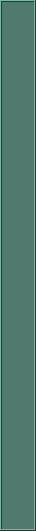
   <widget class="QFrame" name="frame_8">
    <property name="geometry">
     <rect>
      <x>609</x>
      <y>90</y>
      <width>36</width>
      <height>531</height>
     </rect>
    </property>
    <property name="palette">
     <palette>
      <active>
       <colorrole role="WindowText">
        <brush brushstyle="SolidPattern">
         <color alpha="255">
          <red>185</red>
          <green>198</green>
          <blue>185</blue>
         </color>
        </brush>
       </colorrole>
       <colorrole role="Button">
        <brush brushstyle="SolidPattern">
         <color alpha="255">
          <red>81</red>
          <green>121</green>
          <blue>109</blue>
         </color>
        </brush>
       </colorrole>
       <colorrole role="Light">
        <brush brushstyle="SolidPattern">
         <color alpha="255">
          <red>121</red>
          <green>182</green>
          <blue>164</blue>
         </color>
        </brush>
       </colorrole>
       <colorrole role="Midlight">
        <brush brushstyle="SolidPattern">
         <color alpha="255">
          <red>101</red>
          <green>151</green>
          <blue>136</blue>
         </color>
        </brush>
       </colorrole>
       <colorrole role="Dark">
        <brush brushstyle="SolidPattern">
         <color alpha="255">
          <red>40</red>
          <green>60</green>
          <blue>54</blue>
         </color>
        </brush>
       </colorrole>
       <colorrole role="Mid">
        <brush brushstyle="SolidPattern">
         <color alpha="255">
          <red>54</red>
          <green>80</green>
          <blue>72</blue>
         </color>
        </brush>
       </colorrole>
       <colorrole role="Text">
        <brush brushstyle="SolidPattern">
         <color alpha="255">
          <red>185</red>
          <green>198</green>
          <blue>185</blue>
         </color>
        </brush>
       </colorrole>
       <colorrole role="BrightText">
        <brush brushstyle="SolidPattern">
         <color alpha="255">
          <red>255</red>
          <green>255</green>
          <blue>255</blue>
         </color>
        </brush>
       </colorrole>
       <colorrole role="ButtonText">
        <brush brushstyle="SolidPattern">
         <color alpha="255">
          <red>255</red>
          <green>255</green>
          <blue>255</blue>
         </color>
        </brush>
       </colorrole>
       <colorrole role="Base">
        <brush brushstyle="SolidPattern">
         <color alpha="255">
          <red>0</red>
          <green>0</green>
          <blue>0</blue>
         </color>
        </brush>
       </colorrole>
       <colorrole role="Window">
        <brush brushstyle="SolidPattern">
         <color alpha="255">
          <red>81</red>
          <green>121</green>
          <blue>109</blue>
         </color>
        </brush>
       </colorrole>
       <colorrole role="Shadow">
        <brush brushstyle="SolidPattern">
         <color alpha="255">
          <red>0</red>
          <green>0</green>
          <blue>0</blue>
         </color>
        </brush>
       </colorrole>
       <colorrole role="AlternateBase">
        <brush brushstyle="SolidPattern">
         <color alpha="255">
          <red>40</red>
          <green>60</green>
          <blue>54</blue>
         </color>
        </brush>
       </colorrole>
       <colorrole role="ToolTipBase">
        <brush brushstyle="SolidPattern">
         <color alpha="255">
          <red>255</red>
          <green>255</green>
          <blue>220</blue>
         </color>
        </brush>
       </colorrole>
       <colorrole role="ToolTipText">
        <brush brushstyle="SolidPattern">
         <color alpha="255">
          <red>0</red>
          <green>0</green>
          <blue>0</blue>
         </color>
        </brush>
       </colorrole>
      </active>
      <inactive>
       <colorrole role="WindowText">
        <brush brushstyle="SolidPattern">
         <color alpha="255">
          <red>185</red>
          <green>198</green>
          <blue>185</blue>
         </color>
        </brush>
       </colorrole>
       <colorrole role="Button">
        <brush brushstyle="SolidPattern">
         <color alpha="255">
          <red>81</red>
          <green>121</green>
          <blue>109</blue>
         </color>
        </brush>
       </colorrole>
       <colorrole role="Light">
        <brush brushstyle="SolidPattern">
         <color alpha="255">
          <red>121</red>
          <green>182</green>
          <blue>164</blue>
         </color>
        </brush>
       </colorrole>
       <colorrole role="Midlight">
        <brush brushstyle="SolidPattern">
         <color alpha="255">
          <red>101</red>
          <green>151</green>
          <blue>136</blue>
         </color>
        </brush>
       </colorrole>
       <colorrole role="Dark">
        <brush brushstyle="SolidPattern">
         <color alpha="255">
          <red>40</red>
          <green>60</green>
          <blue>54</blue>
         </color>
        </brush>
       </colorrole>
       <colorrole role="Mid">
        <brush brushstyle="SolidPattern">
         <color alpha="255">
          <red>54</red>
          <green>80</green>
          <blue>72</blue>
         </color>
        </brush>
       </colorrole>
       <colorrole role="Text">
        <brush brushstyle="SolidPattern">
         <color alpha="255">
          <red>185</red>
          <green>198</green>
          <blue>185</blue>
         </color>
        </brush>
       </colorrole>
       <colorrole role="BrightText">
        <brush brushstyle="SolidPattern">
         <color alpha="255">
          <red>255</red>
          <green>255</green>
          <blue>255</blue>
         </color>
        </brush>
       </colorrole>
       <colorrole role="ButtonText">
        <brush brushstyle="SolidPattern">
         <color alpha="255">
          <red>255</red>
          <green>255</green>
          <blue>255</blue>
         </color>
        </brush>
       </colorrole>
       <colorrole role="Base">
        <brush brushstyle="SolidPattern">
         <color alpha="255">
          <red>0</red>
          <green>0</green>
          <blue>0</blue>
         </color>
        </brush>
       </colorrole>
       <colorrole role="Window">
        <brush brushstyle="SolidPattern">
         <color alpha="255">
          <red>81</red>
          <green>121</green>
          <blue>109</blue>
         </color>
        </brush>
       </colorrole>
       <colorrole role="Shadow">
        <brush brushstyle="SolidPattern">
         <color alpha="255">
          <red>0</red>
          <green>0</green>
          <blue>0</blue>
         </color>
        </brush>
       </colorrole>
       <colorrole role="AlternateBase">
        <brush brushstyle="SolidPattern">
         <color alpha="255">
          <red>40</red>
          <green>60</green>
          <blue>54</blue>
         </color>
        </brush>
       </colorrole>
       <colorrole role="ToolTipBase">
        <brush brushstyle="SolidPattern">
         <color alpha="255">
          <red>255</red>
          <green>255</green>
          <blue>220</blue>
         </color>
        </brush>
       </colorrole>
       <colorrole role="ToolTipText">
        <brush brushstyle="SolidPattern">
         <color alpha="255">
          <red>0</red>
          <green>0</green>
          <blue>0</blue>
         </color>
        </brush>
       </colorrole>
      </inactive>
      <disabled>
       <colorrole role="WindowText">
        <brush brushstyle="SolidPattern">
         <color alpha="255">
          <red>40</red>
          <green>60</green>
          <blue>54</blue>
         </color>
        </brush>
       </colorrole>
       <colorrole role="Button">
        <brush brushstyle="SolidPattern">
         <color alpha="255">
          <red>81</red>
          <green>121</green>
          <blue>109</blue>
         </color>
        </brush>
       </colorrole>
       <colorrole role="Light">
        <brush brushstyle="SolidPattern">
         <color alpha="255">
          <red>121</red>
          <green>182</green>
          <blue>164</blue>
         </color>
        </brush>
       </colorrole>
       <colorrole role="Midlight">
        <brush brushstyle="SolidPattern">
         <color alpha="255">
          <red>101</red>
          <green>151</green>
          <blue>136</blue>
         </color>
        </brush>
       </colorrole>
       <colorrole role="Dark">
        <brush brushstyle="SolidPattern">
         <color alpha="255">
          <red>40</red>
          <green>60</green>
          <blue>54</blue>
         </color>
        </brush>
       </colorrole>
       <colorrole role="Mid">
        <brush brushstyle="SolidPattern">
         <color alpha="255">
          <red>54</red>
          <green>80</green>
          <blue>72</blue>
         </color>
        </brush>
       </colorrole>
       <colorrole role="Text">
        <brush brushstyle="SolidPattern">
         <color alpha="255">
          <red>40</red>
          <green>60</green>
          <blue>54</blue>
         </color>
        </brush>
       </colorrole>
       <colorrole role="BrightText">
        <brush brushstyle="SolidPattern">
         <color alpha="255">
          <red>255</red>
          <green>255</green>
          <blue>255</blue>
         </color>
        </brush>
       </colorrole>
       <colorrole role="ButtonText">
        <brush brushstyle="SolidPattern">
         <color alpha="255">
          <red>40</red>
          <green>60</green>
          <blue>54</blue>
         </color>
        </brush>
       </colorrole>
       <colorrole role="Base">
        <brush brushstyle="SolidPattern">
         <color alpha="255">
          <red>81</red>
          <green>121</green>
          <blue>109</blue>
         </color>
        </brush>
       </colorrole>
       <colorrole role="Window">
        <brush brushstyle="SolidPattern">
         <color alpha="255">
          <red>81</red>
          <green>121</green>
          <blue>109</blue>
         </color>
        </brush>
       </colorrole>
       <colorrole role="Shadow">
        <brush brushstyle="SolidPattern">
         <color alpha="255">
          <red>0</red>
          <green>0</green>
          <blue>0</blue>
         </color>
        </brush>
       </colorrole>
       <colorrole role="AlternateBase">
        <brush brushstyle="SolidPattern">
         <color alpha="255">
          <red>81</red>
          <green>121</green>
          <blue>109</blue>
         </color>
        </brush>
       </colorrole>
       <colorrole role="ToolTipBase">
        <brush brushstyle="SolidPattern">
         <color alpha="255">
          <red>255</red>
          <green>255</green>
          <blue>220</blue>
         </color>
        </brush>
       </colorrole>
       <colorrole role="ToolTipText">
        <brush brushstyle="SolidPattern">
         <color alpha="255">
          <red>0</red>
          <green>0</green>
          <blue>0</blue>
         </color>
        </brush>
       </colorrole>
      </disabled>
     </palette>
    </property>
    <property name="frameShape">
     <enum>QFrame::Box</enum>
    </property>
    <property name="frameShadow">
     <enum>QFrame::Raised</enum>
    </property>
    <property name="lineWidth">
     <number>1</number>
    </property>
    <property name="midLineWidth">
     <number>0</number>
    </property>
    <widget class="QPushButton" name="pushButton_P3_openBranchJson">
     <property name="enabled">
      <bool>true</bool>
     </property>
     <property name="geometry">
      <rect>
       <x>3</x>
       <y>472</y>
       <width>25</width>
       <height>25</height>
      </rect>
     </property>
     <property name="text">
      <string/>
     </property>
     <property name="icon">
      <iconset>
       <normaloff>icons/publishToolIcon/option2-512.png</normaloff>icons/publishToolIcon/option2-512.png</iconset>
     </property>
     <property name="iconSize">
      <size>
       <width>25</width>
       <height>25</height>
      </size>
     </property>
     <property name="checkable">
      <bool>true</bool>
     </property>
     <property name="autoDefault">
      <bool>false</bool>
     </property>
     <property name="default">
      <bool>false</bool>
     </property>
     <property name="flat">
      <bool>true</bool>
     </property>
    </widget>
    <widget class="QPushButton" name="pushButton_P3_loadFile">
     <property name="enabled">
      <bool>true</bool>
     </property>
     <property name="geometry">
      <rect>
       <x>3</x>
       <y>440</y>
       <width>25</width>
       <height>25</height>
      </rect>
     </property>
     <property name="text">
      <string/>
     </property>
     <property name="icon">
      <iconset>
       <normaloff>icons/publishToolIcon/load60.png</normaloff>icons/publishToolIcon/load60.png</iconset>
     </property>
     <property name="iconSize">
      <size>
       <width>27</width>
       <height>25</height>
      </size>
     </property>
     <property name="checkable">
      <bool>true</bool>
     </property>
     <property name="autoDefault">
      <bool>false</bool>
     </property>
     <property name="default">
      <bool>false</bool>
     </property>
     <property name="flat">
      <bool>true</bool>
     </property>
    </widget>
    <widget class="QPushButton" name="pushButton_P3_processModeling">
     <property name="enabled">
      <bool>true</bool>
     </property>
     <property name="geometry">
      <rect>
       <x>5</x>
       <y>5</y>
       <width>25</width>
       <height>25</height>
      </rect>
     </property>
     <property name="text">
      <string/>
     </property>
     <property name="icon">
      <iconset>
       <normaloff>icons/publishToolIcon/processMod_C_OFF.png</normaloff>
       <normalon>icons/publishToolIcon/processMod_C_ON.png</normalon>
       <disabledoff>icons/publishToolIcon/processMod_C_OFF.png</disabledoff>
       <disabledon>icons/publishToolIcon/processMod_C_OFF.png</disabledon>
       <selectedon>icons/publishToolIcon/processMod_C_ON.png</selectedon>icons/publishToolIcon/processMod_C_OFF.png</iconset>
     </property>
     <property name="iconSize">
      <size>
       <width>25</width>
       <height>25</height>
      </size>
     </property>
     <property name="checkable">
      <bool>true</bool>
     </property>
     <property name="autoDefault">
      <bool>false</bool>
     </property>
     <property name="default">
      <bool>false</bool>
     </property>
     <property name="flat">
      <bool>true</bool>
     </property>
    </widget>
    <widget class="QPushButton" name="pushButton_P3_processTexture">
     <property name="enabled">
      <bool>true</bool>
     </property>
     <property name="geometry">
      <rect>
       <x>5</x>
       <y>31</y>
       <width>25</width>
       <height>25</height>
      </rect>
     </property>
     <property name="text">
      <string/>
     </property>
     <property name="icon">
      <iconset>
       <normaloff>icons/publishToolIcon/processText_C_OFF.png</normaloff>
       <normalon>icons/publishToolIcon/processTex_C_ON.png</normalon>
       <disabledoff>icons/publishToolIcon/processText_C_OFF.png</disabledoff>
       <disabledon>icons/publishToolIcon/processText_C_OFF.png</disabledon>
       <activeon>icons/publishToolIcon/processTex_C_ON.png</activeon>
       <selectedoff>icons/publishToolIcon/processText_C_OFF.png</selectedoff>
       <selectedon>icons/publishToolIcon/processTex_C_ON.png</selectedon>icons/publishToolIcon/processText_C_OFF.png</iconset>
     </property>
     <property name="iconSize">
      <size>
       <width>25</width>
       <height>25</height>
      </size>
     </property>
     <property name="checkable">
      <bool>true</bool>
     </property>
     <property name="autoDefault">
      <bool>false</bool>
     </property>
     <property name="default">
      <bool>false</bool>
     </property>
     <property name="flat">
      <bool>true</bool>
     </property>
    </widget>
    <widget class="QPushButton" name="pushButton_P3_processRigging">
     <property name="enabled">
      <bool>true</bool>
     </property>
     <property name="geometry">
      <rect>
       <x>5</x>
       <y>57</y>
       <width>25</width>
       <height>25</height>
      </rect>
     </property>
     <property name="text">
      <string/>
     </property>
     <property name="icon">
      <iconset>
       <normaloff>icons/publishToolIcon/processRig_C_OFF.png</normaloff>
       <normalon>icons/publishToolIcon/processRig_C_ON.png</normalon>
       <disabledoff>icons/publishToolIcon/processRig_C_OFF.png</disabledoff>
       <disabledon>icons/publishToolIcon/processRig_C_OFF.png</disabledon>
       <selectedoff>icons/publishToolIcon/processRig_C_OFF.png</selectedoff>
       <selectedon>icons/publishToolIcon/processRig_C_ON.png</selectedon>icons/publishToolIcon/processRig_C_OFF.png</iconset>
     </property>
     <property name="iconSize">
      <size>
       <width>25</width>
       <height>25</height>
      </size>
     </property>
     <property name="checkable">
      <bool>true</bool>
     </property>
     <property name="autoDefault">
      <bool>false</bool>
     </property>
     <property name="default">
      <bool>false</bool>
     </property>
     <property name="flat">
      <bool>true</bool>
     </property>
    </widget>
    <widget class="QPushButton" name="pushButton_P3_inputMayaOn">
     <property name="enabled">
      <bool>true</bool>
     </property>
     <property name="geometry">
      <rect>
       <x>3</x>
       <y>230</y>
       <width>25</width>
       <height>25</height>
      </rect>
     </property>
     <property name="palette">
      <palette>
       <active>
        <colorrole role="WindowText">
         <brush brushstyle="SolidPattern">
          <color alpha="255">
           <red>0</red>
           <green>0</green>
           <blue>0</blue>
          </color>
         </brush>
        </colorrole>
        <colorrole role="Text">
         <brush brushstyle="SolidPattern">
          <color alpha="255">
           <red>255</red>
           <green>255</green>
           <blue>0</blue>
          </color>
         </brush>
        </colorrole>
        <colorrole role="ButtonText">
         <brush brushstyle="SolidPattern">
          <color alpha="255">
           <red>255</red>
           <green>255</green>
           <blue>0</blue>
          </color>
         </brush>
        </colorrole>
       </active>
       <inactive>
        <colorrole role="WindowText">
         <brush brushstyle="SolidPattern">
          <color alpha="255">
           <red>0</red>
           <green>0</green>
           <blue>0</blue>
          </color>
         </brush>
        </colorrole>
        <colorrole role="Text">
         <brush brushstyle="SolidPattern">
          <color alpha="255">
           <red>0</red>
           <green>0</green>
           <blue>0</blue>
          </color>
         </brush>
        </colorrole>
        <colorrole role="ButtonText">
         <brush brushstyle="SolidPattern">
          <color alpha="255">
           <red>0</red>
           <green>0</green>
           <blue>0</blue>
          </color>
         </brush>
        </colorrole>
       </inactive>
       <disabled>
        <colorrole role="WindowText">
         <brush brushstyle="SolidPattern">
          <color alpha="255">
           <red>120</red>
           <green>120</green>
           <blue>120</blue>
          </color>
         </brush>
        </colorrole>
        <colorrole role="Text">
         <brush brushstyle="SolidPattern">
          <color alpha="255">
           <red>120</red>
           <green>120</green>
           <blue>120</blue>
          </color>
         </brush>
        </colorrole>
        <colorrole role="ButtonText">
         <brush brushstyle="SolidPattern">
          <color alpha="255">
           <red>120</red>
           <green>120</green>
           <blue>120</blue>
          </color>
         </brush>
        </colorrole>
       </disabled>
      </palette>
     </property>
     <property name="autoFillBackground">
      <bool>false</bool>
     </property>
     <property name="text">
      <string/>
     </property>
     <property name="icon">
      <iconset>
       <normaloff>icons/publishToolIcon/InputOption_maya_Off.png</normaloff>
       <normalon>icons/publishToolIcon/InputOption_Maya_ON.png</normalon>
       <disabledoff>icons/publishToolIcon/InputOption_maya_Off.png</disabledoff>
       <disabledon>icons/publishToolIcon/InputOption_Maya_ON.png</disabledon>
       <activeoff>icons/publishToolIcon/InputOption_maya_Off.png</activeoff>
       <activeon>icons/publishToolIcon/InputOption_Maya_ON.png</activeon>
       <selectedoff>icons/publishToolIcon/InputOption_maya_Off.png</selectedoff>
       <selectedon>icons/publishToolIcon/InputOption_Maya_ON.png</selectedon>icons/publishToolIcon/InputOption_maya_Off.png</iconset>
     </property>
     <property name="iconSize">
      <size>
       <width>25</width>
       <height>25</height>
      </size>
     </property>
     <property name="checkable">
      <bool>true</bool>
     </property>
     <property name="checked">
      <bool>false</bool>
     </property>
     <property name="autoRepeat">
      <bool>false</bool>
     </property>
     <property name="autoExclusive">
      <bool>false</bool>
     </property>
     <property name="autoDefault">
      <bool>false</bool>
     </property>
     <property name="default">
      <bool>false</bool>
     </property>
     <property name="flat">
      <bool>true</bool>
     </property>
    </widget>
    <widget class="QPushButton" name="pushButton_P3_inputRibOn">
     <property name="enabled">
      <bool>true</bool>
     </property>
     <property name="geometry">
      <rect>
       <x>3</x>
       <y>265</y>
       <width>25</width>
       <height>25</height>
      </rect>
     </property>
     <property name="palette">
      <palette>
       <active>
        <colorrole role="WindowText">
         <brush brushstyle="SolidPattern">
          <color alpha="255">
           <red>0</red>
           <green>0</green>
           <blue>0</blue>
          </color>
         </brush>
        </colorrole>
        <colorrole role="Text">
         <brush brushstyle="SolidPattern">
          <color alpha="255">
           <red>255</red>
           <green>255</green>
           <blue>0</blue>
          </color>
         </brush>
        </colorrole>
        <colorrole role="ButtonText">
         <brush brushstyle="SolidPattern">
          <color alpha="255">
           <red>255</red>
           <green>255</green>
           <blue>0</blue>
          </color>
         </brush>
        </colorrole>
       </active>
       <inactive>
        <colorrole role="WindowText">
         <brush brushstyle="SolidPattern">
          <color alpha="255">
           <red>0</red>
           <green>0</green>
           <blue>0</blue>
          </color>
         </brush>
        </colorrole>
        <colorrole role="Text">
         <brush brushstyle="SolidPattern">
          <color alpha="255">
           <red>0</red>
           <green>0</green>
           <blue>0</blue>
          </color>
         </brush>
        </colorrole>
        <colorrole role="ButtonText">
         <brush brushstyle="SolidPattern">
          <color alpha="255">
           <red>0</red>
           <green>0</green>
           <blue>0</blue>
          </color>
         </brush>
        </colorrole>
       </inactive>
       <disabled>
        <colorrole role="WindowText">
         <brush brushstyle="SolidPattern">
          <color alpha="255">
           <red>120</red>
           <green>120</green>
           <blue>120</blue>
          </color>
         </brush>
        </colorrole>
        <colorrole role="Text">
         <brush brushstyle="SolidPattern">
          <color alpha="255">
           <red>120</red>
           <green>120</green>
           <blue>120</blue>
          </color>
         </brush>
        </colorrole>
        <colorrole role="ButtonText">
         <brush brushstyle="SolidPattern">
          <color alpha="255">
           <red>120</red>
           <green>120</green>
           <blue>120</blue>
          </color>
         </brush>
        </colorrole>
       </disabled>
      </palette>
     </property>
     <property name="autoFillBackground">
      <bool>false</bool>
     </property>
     <property name="text">
      <string/>
     </property>
     <property name="icon">
      <iconset>
       <normaloff>icons/publishToolIcon/InputOption_Rib_Off.png</normaloff>
       <normalon>icons/publishToolIcon/InputOptionRIB_On.png</normalon>
       <disabledoff>icons/publishToolIcon/InputOption_Rib_Off.png</disabledoff>
       <disabledon>icons/publishToolIcon/InputOptionRIB_On.png</disabledon>
       <activeoff>icons/publishToolIcon/InputOption_Rib_Off.png</activeoff>
       <activeon>icons/publishToolIcon/InputOptionRIB_On.png</activeon>
       <selectedoff>icons/publishToolIcon/InputOption_Rib_Off.png</selectedoff>
       <selectedon>icons/publishToolIcon/InputOptionRIB_On.png</selectedon>icons/publishToolIcon/InputOption_Rib_Off.png</iconset>
     </property>
     <property name="iconSize">
      <size>
       <width>25</width>
       <height>25</height>
      </size>
     </property>
     <property name="checkable">
      <bool>true</bool>
     </property>
     <property name="checked">
      <bool>false</bool>
     </property>
     <property name="autoRepeat">
      <bool>false</bool>
     </property>
     <property name="autoExclusive">
      <bool>false</bool>
     </property>
     <property name="autoDefault">
      <bool>false</bool>
     </property>
     <property name="default">
      <bool>false</bool>
     </property>
     <property name="flat">
      <bool>true</bool>
     </property>
    </widget>
    <widget class="QPushButton" name="pushButton_P3_NA">
     <property name="enabled">
      <bool>true</bool>
     </property>
     <property name="geometry">
      <rect>
       <x>5</x>
       <y>83</y>
       <width>25</width>
       <height>25</height>
      </rect>
     </property>
     <property name="text">
      <string/>
     </property>
     <property name="icon">
      <iconset>
       <normaloff>icons/publishToolIcon/processNA_C_OFF.png</normaloff>
       <normalon>icons/publishToolIcon/processNA_C_ON.png</normalon>
       <disabledoff>icons/publishToolIcon/processNA_C_OFF.png</disabledoff>
       <disabledon>icons/publishToolIcon/processNA_C_OFF.png</disabledon>
       <selectedoff>icons/publishToolIcon/processNA_C_OFF.png</selectedoff>
       <selectedon>icons/publishToolIcon/processNA_C_ON.png</selectedon>icons/publishToolIcon/processNA_C_OFF.png</iconset>
     </property>
     <property name="iconSize">
      <size>
       <width>25</width>
       <height>25</height>
      </size>
     </property>
     <property name="checkable">
      <bool>true</bool>
     </property>
     <property name="autoDefault">
      <bool>false</bool>
     </property>
     <property name="default">
      <bool>false</bool>
     </property>
     <property name="flat">
      <bool>true</bool>
     </property>
    </widget>
    <widget class="QPushButton" name="pushButton_P3_packageAll">
     <property name="geometry">
      <rect>
       <x>3</x>
       <y>501</y>
       <width>25</width>
       <height>25</height>
      </rect>
     </property>
     <property name="text">
      <string/>
     </property>
     <property name="icon">
      <iconset>
       <normaloff>icons/publishToolIcon/package.png</normaloff>icons/publishToolIcon/package.png</iconset>
     </property>
     <property name="iconSize">
      <size>
       <width>25</width>
       <height>25</height>
      </size>
     </property>
     <property name="flat">
      <bool>true</bool>
     </property>
    </widget>
   </widget>
